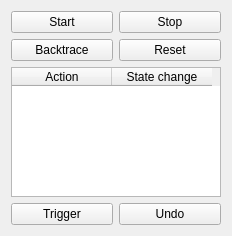
<?xml version="1.0" encoding="UTF-8"?>
<ui version="4.0">
 <class>SimDock</class>
 <widget class="QWidget" name="SimDock">
  <property name="geometry">
   <rect>
    <x>0</x>
    <y>0</y>
    <width>232</width>
    <height>236</height>
   </rect>
  </property>
  <property name="windowTitle">
   <string>Simulation</string>
  </property>
  <layout class="QHBoxLayout" name="horizontalLayout_2">
   <item>
    <layout class="QVBoxLayout" name="verticalLayout">
     <item>
      <layout class="QGridLayout" name="gridLayout">
       <item row="0" column="0">
        <widget class="QPushButton" name="start">
         <property name="text">
          <string>Start</string>
         </property>
        </widget>
       </item>
       <item row="0" column="1">
        <widget class="QPushButton" name="stop">
         <property name="text">
          <string>Stop</string>
         </property>
        </widget>
       </item>
       <item row="1" column="0">
        <widget class="QPushButton" name="backtrace">
         <property name="text">
          <string>Backtrace</string>
         </property>
        </widget>
       </item>
       <item row="1" column="1">
        <widget class="QPushButton" name="reset">
         <property name="text">
          <string>Reset</string>
         </property>
        </widget>
       </item>
      </layout>
     </item>
     <item>
      <widget class="QTableWidget" name="transitionTable">
       <property name="selectionMode">
        <enum>QAbstractItemView::SingleSelection</enum>
       </property>
       <property name="selectionBehavior">
        <enum>QAbstractItemView::SelectRows</enum>
       </property>
       <column>
        <property name="text">
         <string>Action</string>
        </property>
       </column>
       <column>
        <property name="text">
         <string>State change</string>
        </property>
       </column>
      </widget>
     </item>
     <item>
      <layout class="QHBoxLayout" name="horizontalLayout">
       <item>
        <widget class="QPushButton" name="trigger">
         <property name="text">
          <string>Trigger</string>
         </property>
        </widget>
       </item>
       <item>
        <widget class="QPushButton" name="undo">
         <property name="text">
          <string>Undo</string>
         </property>
        </widget>
       </item>
      </layout>
     </item>
    </layout>
   </item>
  </layout>
 </widget>
 <resources/>
 <connections/>
</ui>
